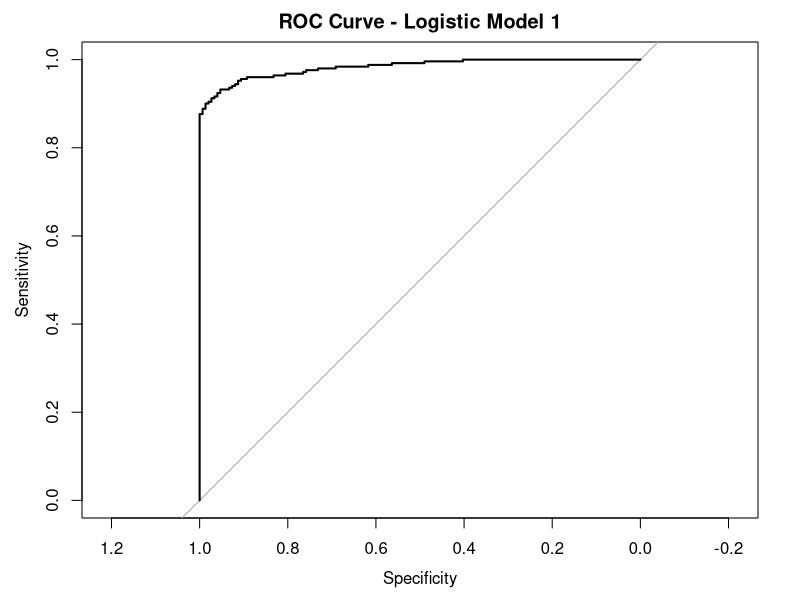
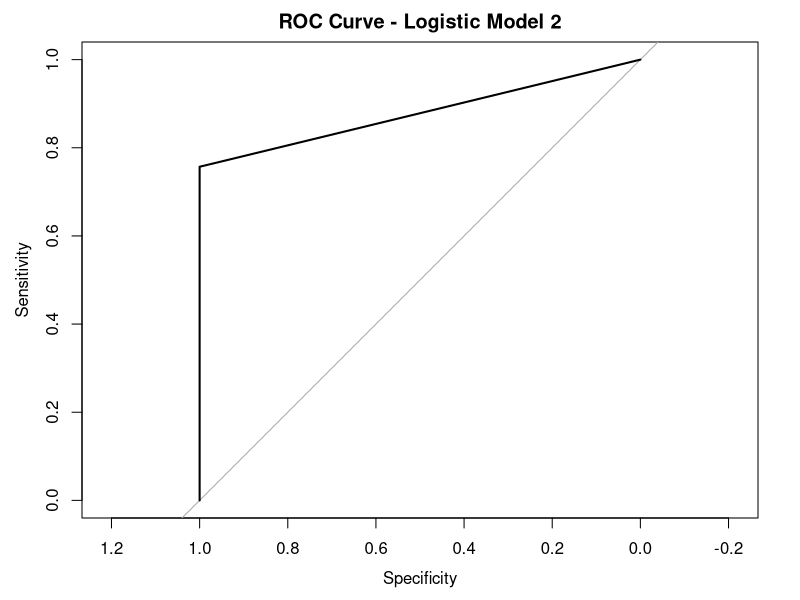
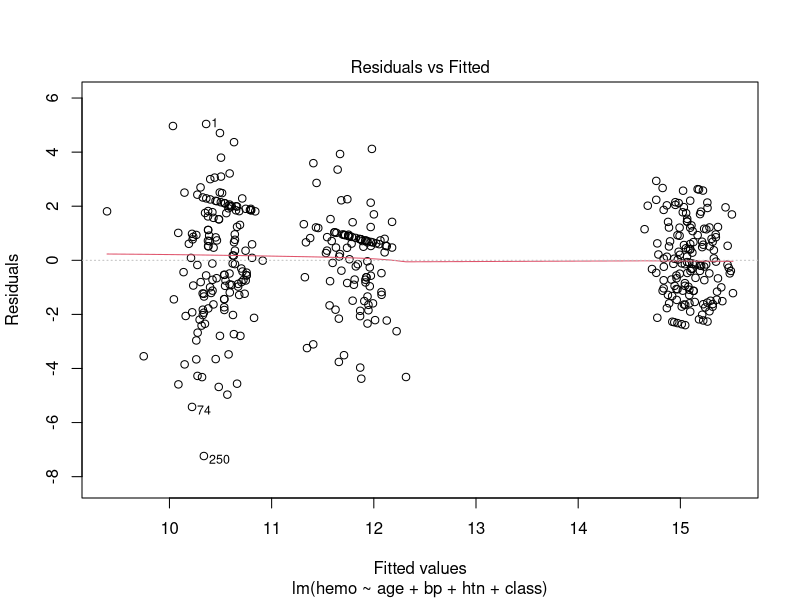
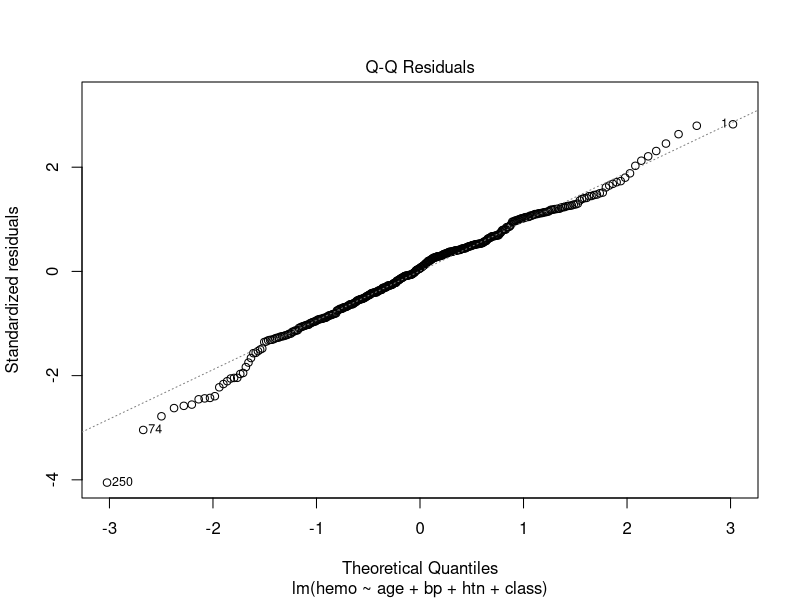
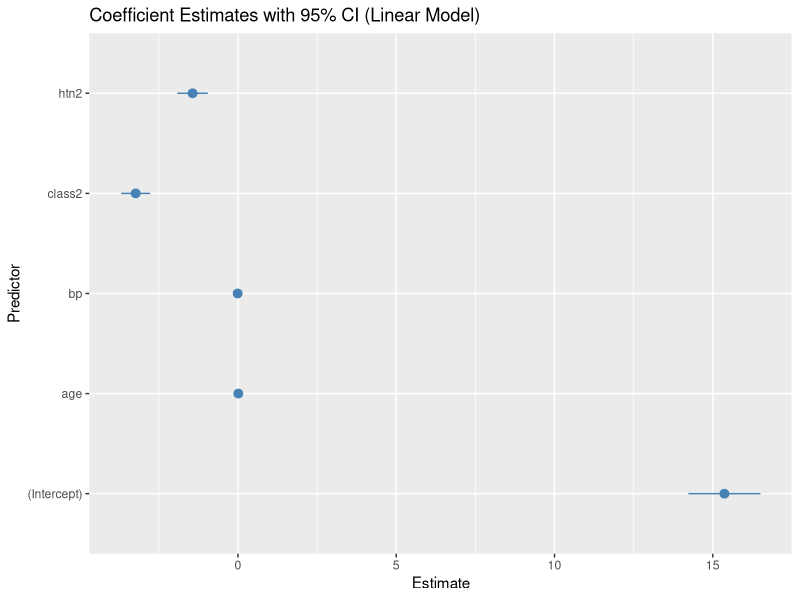
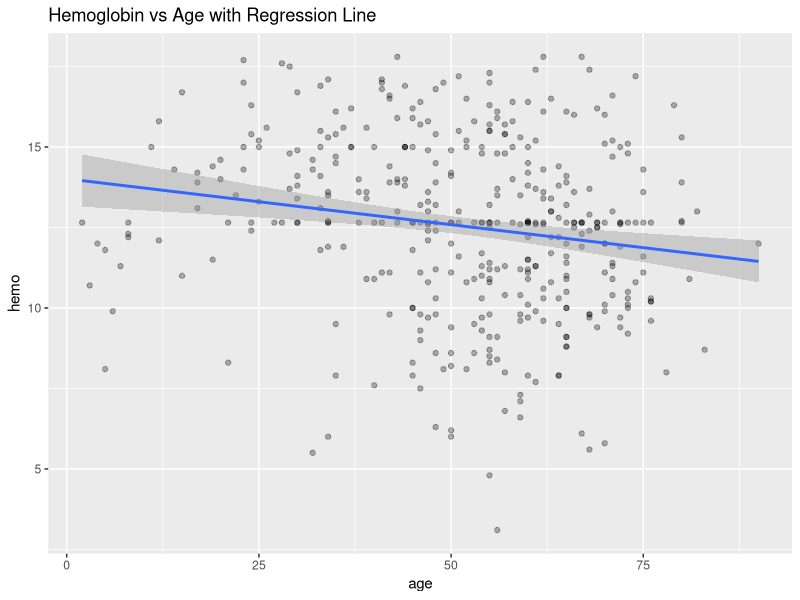

Reproduce these figures in R, in order.
## ---- chunk 1
library(dplyr)
library(ggplot2)
library(forcats)
## ---- chunk 2
ckd_raw <- read.csv("chronic_kidney_disease.csv",
                    na.strings = c("?", "", "NA"))

glimpse(ckd_raw)
summary(ckd_raw)

## ---- chunk 3
# define column names (26 expected + 1 "extra")
col_names <- c("id","age","bp","sg","al","su","rbc","pc","pcc","ba","bgr","bu",
               "sc","sod","pot","hemo","pcv","wbcc","rbcc","htn","dm","cad",
               "appet","pe","ane","class","extra")

ckd_raw <- read.csv("chronic_kidney_disease.csv",
                    header = TRUE, na.strings = c("?", "", "NA"),
                    col.names = col_names, fill = TRUE)

# drop the "extra" column
ckd_raw <- ckd_raw %>% select(-extra)

glimpse(ckd_raw)
## ---- chunk 4
# numeric variables
num_cols <- c("age","bp","sg","al","su","bgr","bu","sc",
              "sod","pot","hemo","pcv","wbcc","rbcc")

ckd1 <- ckd_raw %>%
  mutate(across(all_of(num_cols), ~as.numeric(.))) %>%
  mutate(
    rbc   = factor(rbc, levels = c("normal","abnormal")),
    pc    = factor(pc, levels = c("normal","abnormal")),
    pcc   = factor(pcc, levels = c("notpresent","present")),
    ba    = factor(ba,  levels = c("notpresent","present")),
    htn   = factor(htn, levels = c("no","yes")),
    dm    = factor(dm,  levels = c("no","yes")),
    cad   = factor(cad, levels = c("no","yes")),
    appet = factor(appet, levels = c("poor","good")),
    pe    = factor(pe,   levels = c("no","yes")),
    ane   = factor(ane,  levels = c("no","yes")),
    class = factor(class, levels = c("notckd","ckd"))
  )

## ---- chunk 5
colSums(is.na(ckd1))
## ---- chunk 6
# Helper function for categorical mode
Mode <- function(x) {
  x <- x[!is.na(x)]
  if (length(x) == 0) return(NA)
  ux <- unique(x)
  ux[which.max(tabulate(match(x, ux)))]
}
## ---- chunk 7
# Define numeric and categorical columns
num_cols <- c("age","bp","sg","al","su","bgr","bu","sc",
              "sod","pot","hemo","pcv","wbcc","rbcc")

cat_cols <- c("rbc","pc","pcc","ba","htn","dm","cad",
              "appet","pe","ane","class")
## ---- chunk 8
# Impute missing values
ckd_clean <- ckd1 %>%
  # Numeric → median imputation
  mutate(across(all_of(num_cols),
                ~ ifelse(is.na(.), median(., na.rm = TRUE), .))) %>%
  # Categorical → mode imputation
  mutate(across(all_of(cat_cols),
                ~ ifelse(is.na(.), Mode(.), .))) %>%
  # Make sure categorical vars are factors again
  mutate(across(all_of(cat_cols), ~ factor(.)))
## ---- chunk 9
colSums(is.na(ckd_clean))
## ---- chunk 10
# Model 1: Age, Blood Pressure, Serum Creatinine, Hemoglobin
logit1 <- glm(class ~ age + bp + sc + hemo,
              data = ckd_clean, family = "binomial")

summary(logit1)

# Odds ratios
exp(coef(logit1))
## ---- chunk 11
# McFadden's pseudo-R2
pseudoR2 <- function(model) {
  1 - (model$deviance / model$null.deviance)
}

pseudoR2(logit1)  # for Model 1
## ---- chunk 12
library(pROC)
## ---- chunk 13
# Model 1: Predicted probabilities
prob1 <- predict(logit1, type = "response")
roc1 <- roc(ckd_clean$class, prob1)   # ROC curve
auc(roc1)                             # AUC value
plot(roc1, main = "ROC Curve - Logistic Model 1")
## ---- chunk 14
# Model 2: Hypertension, Diabetes, Coronary Artery Disease, Anemia
logit2 <- glm(class ~ htn + dm + cad + ane,
              data = ckd_clean, family = "binomial")

summary(logit2)

# Odds ratios
exp(coef(logit2))
## ---- chunk 15
# McFadden's pseudo-R2
pseudoR2 <- function(model) {
  1 - (model$deviance / model$null.deviance)
}

pseudoR2(logit2)  # for Model 2
## ---- chunk 16
# Model 2: Predicted probabilities
prob2 <- predict(logit2, type = "response")
roc2 <- roc(ckd_clean$class, prob2)
auc(roc2)
plot(roc2, main = "ROC Curve - Logistic Model 2")
## ---- chunk 17
# Linear regression: Hemoglobin as target
lm_hemo <- lm(hemo ~ age + bp + htn + class, data = ckd_clean)
summary(lm_hemo)
## ---- chunk 18
plot(lm_hemo, which = 1)
## ---- chunk 19
plot(lm_hemo, which = 2)
## ---- chunk 20
library(broom)

tidy(lm_hemo, conf.int = TRUE)
## ---- chunk 21
tidy(lm_hemo, conf.int = TRUE) %>%
  ggplot(aes(x = term, y = estimate, ymin = conf.low, ymax = conf.high)) +
  geom_pointrange(color = "steelblue") +
  coord_flip() +
  labs(title = "Coefficient Estimates with 95% CI (Linear Model)",
       x = "Predictor", y = "Estimate")

## ---- chunk 22
ggplot(ckd_clean, aes(x = age, y = hemo)) +
  geom_point(alpha = 0.3) +
  geom_smooth(method = "lm", se = TRUE) +
  labs(title = "Hemoglobin vs Age with Regression Line")
